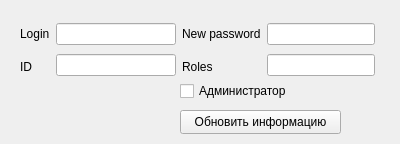
<?xml version="1.0" encoding="UTF-8"?>
<ui version="4.0">
 <class>addonAdmUserInfo</class>
 <widget class="QWidget" name="addonAdmUserInfo">
  <property name="geometry">
   <rect>
    <x>0</x>
    <y>0</y>
    <width>400</width>
    <height>144</height>
   </rect>
  </property>
  <property name="windowTitle">
   <string>Form</string>
  </property>
  <widget class="QPushButton" name="pushButton">
   <property name="geometry">
    <rect>
     <x>180</x>
     <y>110</y>
     <width>161</width>
     <height>24</height>
    </rect>
   </property>
   <property name="text">
    <string>Обновить информацию</string>
   </property>
  </widget>
  <widget class="QCheckBox" name="checkBoxIsAdm">
   <property name="geometry">
    <rect>
     <x>180</x>
     <y>80</y>
     <width>111</width>
     <height>22</height>
    </rect>
   </property>
   <property name="text">
    <string>Администратор</string>
   </property>
  </widget>
  <widget class="QWidget" name="layoutWidget">
   <property name="geometry">
    <rect>
     <x>20</x>
     <y>20</y>
     <width>355</width>
     <height>60</height>
    </rect>
   </property>
   <layout class="QHBoxLayout" name="horizontalLayout_3">
    <item>
     <layout class="QHBoxLayout" name="horizontalLayout">
      <item>
       <layout class="QVBoxLayout" name="verticalLayout_2">
        <item>
         <widget class="QLabel" name="label">
          <property name="text">
           <string>Login</string>
          </property>
         </widget>
        </item>
        <item>
         <widget class="QLabel" name="label_4">
          <property name="text">
           <string>ID</string>
          </property>
         </widget>
        </item>
       </layout>
      </item>
      <item>
       <layout class="QVBoxLayout" name="verticalLayout">
        <item>
         <widget class="QLineEdit" name="lineLogin"/>
        </item>
        <item>
         <widget class="QLineEdit" name="lineId"/>
        </item>
       </layout>
      </item>
     </layout>
    </item>
    <item>
     <layout class="QHBoxLayout" name="horizontalLayout_2">
      <item>
       <layout class="QVBoxLayout" name="verticalLayout_3">
        <item>
         <widget class="QLabel" name="label_2">
          <property name="text">
           <string>New password</string>
          </property>
         </widget>
        </item>
        <item>
         <widget class="QLabel" name="label_3">
          <property name="text">
           <string>Roles </string>
          </property>
         </widget>
        </item>
       </layout>
      </item>
      <item>
       <layout class="QVBoxLayout" name="verticalLayout_4">
        <item>
         <widget class="QLineEdit" name="linePassword"/>
        </item>
        <item>
         <widget class="QLineEdit" name="lineRoles">
          <property name="enabled">
           <bool>true</bool>
          </property>
         </widget>
        </item>
       </layout>
      </item>
     </layout>
    </item>
   </layout>
  </widget>
 </widget>
 <resources/>
 <connections/>
</ui>
